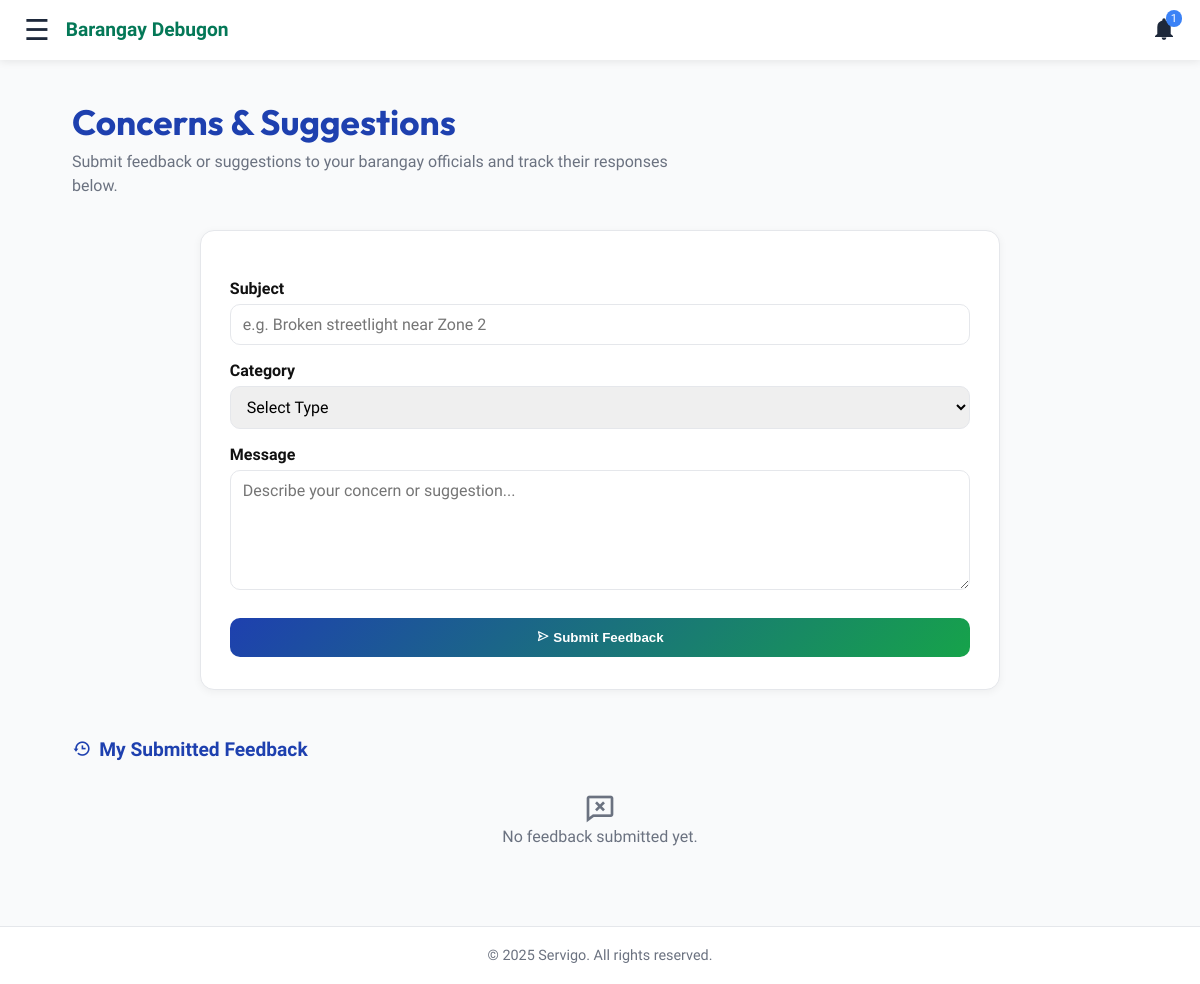
The page /Resident/feedbackPage.php (signed in) on the database as committed earlier.
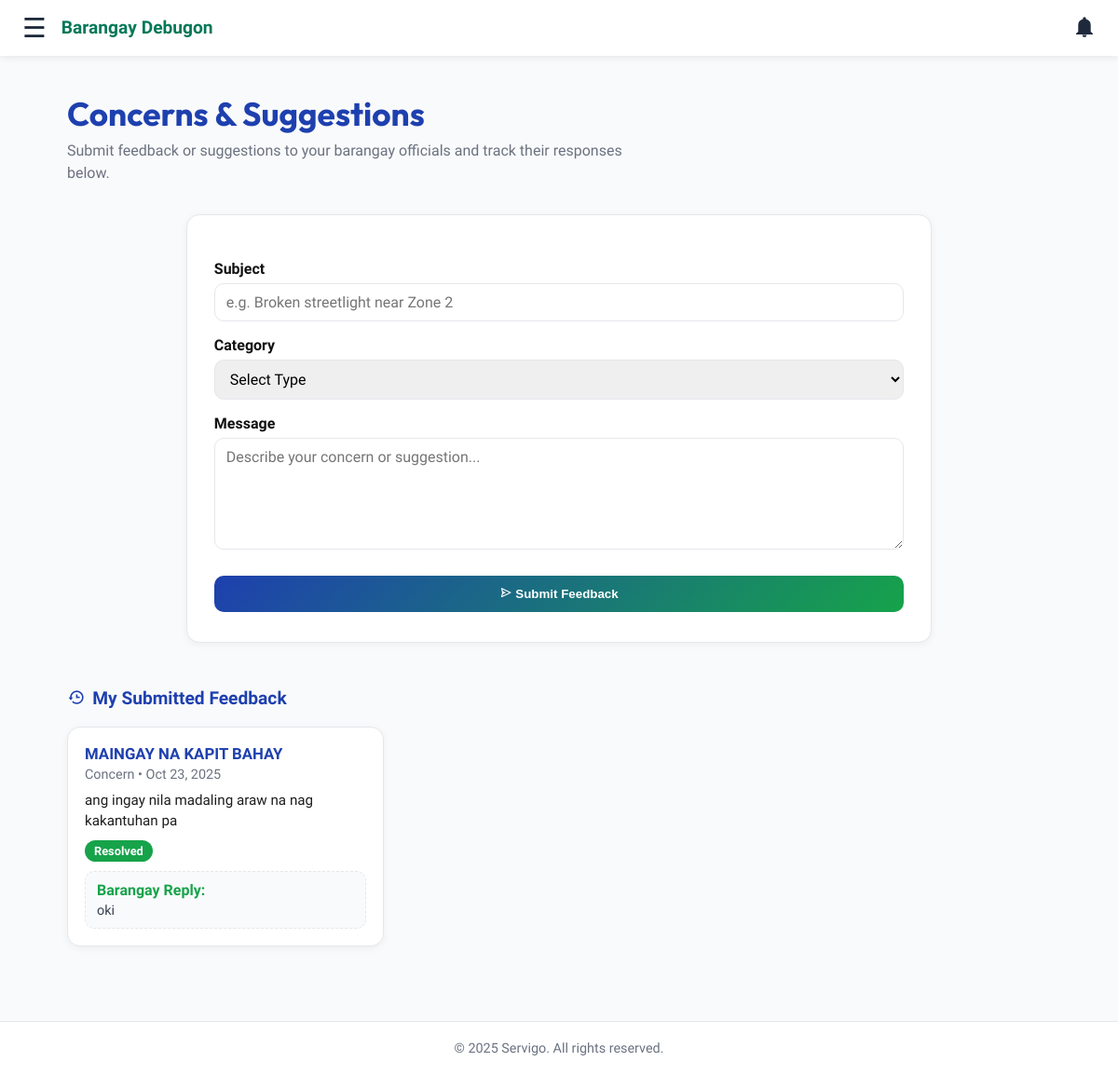
The same page on the database as committed later.
### tables this page shows
CREATE TABLE `barangay_feedback` (
  `id` int(11) NOT NULL,
  `resident_id` int(11) NOT NULL,
  `barangay_name` varchar(255) NOT NULL,
  `subject` varchar(255) NOT NULL,
  `message` text NOT NULL,
  `category` enum('Concern','Suggestion') NOT NULL,
  `status` enum('Pending','Resolved') DEFAULT 'Pending',
  `admin_reply` text DEFAULT NULL,
  `created_at` datetime DEFAULT current_timestamp()
);

### Resident/feedbackPage.php (the view, shortened to what this page needs)
<?php
include 'Components/topbar.php';
$resident_id = $_SESSION['sg_id'] ?? null;
$stmt = $conn->prepare("SELECT * FROM barangay_feedback WHERE resident_id=? ORDER BY created_at DESC");
$stmt->bind_param("i", $resident_id);
$stmt->execute();
$history = $stmt->get_result()->fetch_all(MYSQLI_ASSOC);
?>
<!DOCTYPE html>
<html lang="en">
<head>
<link href="https://unpkg.com/boxicons@2.1.4/css/boxicons.min.css" rel="stylesheet">
</head>
<body>
<div class="container-custom">
  <section class="hero">
    <h1>Concerns & Suggestions</h1>
    <p>Submit feedback or suggestions to your barangay officials and track their responses below.</p>
  </section>
  <form method="POST" class="feedback-card">
    <label>Subject</label>
    <input type="text" name="subject" placeholder="e.g. Broken streetlight near Zone 2" required>
    <label>Category</label>
    <select name="category" required>
      <option value="">Select Type</option>
    </select>
    <label>Message</label>
    <textarea name="message" placeholder="Describe your concern or suggestion..." required></textarea>
    <button type="submit"><i class='bx bx-send'></i> Submit Feedback</button>
  </form>
  <div class="section-title"><i class='bx bx-history'></i> My Submitted Feedback</div>
  <?php if(empty($history)): ?>
    <div class="no-feedback"><i class='bx bx-comment-x' style="font-size:2rem;"></i><br>No feedback submitted yet.</div>
  <?php else: ?>
    <div class="history-grid">
      <?php foreach($history as $f): ?>
        <div class="card">
          <div class="subject"><?=htmlspecialchars($f['subject'])?></div>
          <div class="info"><?=htmlspecialchars($f['category'])?> • <?=date("M d, Y", strtotime($f['created_at']))?></div>
          <div class="message"><?=htmlspecialchars($f['message'])?></div>
          <span class="status-badge status-<?=$f['status']?>"><?=$f['status']?></span>
          <?php if(!empty($f['admin_reply'])): ?>
          <div class="reply-box">
            <div class="reply-title">Barangay Reply:</div>
            <p><?=nl2br(htmlspecialchars($f['admin_reply']))?></p>
          </div>
          <?php endif; ?>
        </div>
      <?php endforeach; ?>
    </div>
  <?php endif; ?>
</div>
<footer style="background:#fff;color:var(--muted);font-size:0.9rem;padding:20px;text-align:center;border-top:1px solid var(--border);">
  © 2025 Servigo. All rights reserved.
</footer>
</body>
</html>

### Resident/Components/topbar.php (shortened to what this page needs)
<?php
require_once(__DIR__ . "/../../Database/connection.php");
$resident_id = $_SESSION['sg_id'];
$barangay    = $_SESSION['sg_brgy'];
$unreadCount = 0;
$stmt = $conn->prepare("
  SELECT id, title, message, link, is_read, created_at
  FROM notifications
  WHERE recipient_type='resident' AND recipient_id=? AND barangay_name=?
  ORDER BY created_at DESC LIMIT 20
");
$stmt->bind_param("is", $resident_id, $barangay);
$stmt->execute();
$result = $stmt->get_result();
while ($row = $result->fetch_assoc()) {
  if (!$row['is_read']) $unreadCount++;
}
?>
<!DOCTYPE html>
<html lang="en">
<head>
<link rel="stylesheet" href="https://cdn.jsdelivr.net/npm/bootstrap-icons@1.11.3/font/bootstrap-icons.min.css">
</head>
<body>
<header class="topbar">
  <div class="left-group">
    <button id="menu-toggle">&#9776;</button>
    <div class="title"><?= htmlspecialchars($barangay) ?></div>
  </div>
  <div class="bell" id="bell">
    <svg xmlns="http://www.w3.org/2000/svg" viewBox="0 0 24 24">
      <path d="M12 24a2.4 2.4 0 0 0 2.4-2.4h-4.8A2.4 2.4 0 0 0 12 24zm6.7-6V11a6.7 6.7 0 0 0-5-6.4V4a1.7 1.7 0 1 0-3.4 0v.6A6.7 6.7 0 0 0 5.3 11v7L3 20v1h18v-1l-2.3-2z"/>
    </svg>
    <?php if ($unreadCount > 0): ?>
      <div class="badge" id="badge"><?= $unreadCount ?></div>
    <?php endif; ?>
  </div>
</header>
</body>
</html>

### Resident/Components/topbar.php (style rules this page uses)
:root { --brand-green:#047857;--accent-blue:#3b82f6; --bg:#f9fafb;--text:#1e293b;--white:#fff;--muted:#64748b; --shadow:0 2px 8px rgba(0,0,0,.08);--radius:12px;--transition:.25s ease; }
* { margin:0;padding:0;box-sizing:border-box; }
body { font-family:"Parkinsans","Outfit",sans-serif;background:var(--bg);color:var(--text); }
.topbar { width:100%;background:var(--white);box-shadow:var(--shadow); display:flex;align-items:center;justify-content:space-between; padding:.8rem 1.5rem;position:sticky;top:0;z-index:1000; }
.left-group { display:flex;align-items:center;gap:1rem; }
#menu-toggle { background:none;border:none;font-size:1.8rem;color:var(--text);cursor:pointer; }
.title { font-size:1.2rem;font-weight:600;color:var(--brand-green); }
.bell { position:relative;cursor:pointer; }
.bell svg { width:24px;height:24px;fill:var(--text);transition:var(--transition); }
.badge { position:absolute;top:-6px;right:-6px;background:var(--accent-blue);color:#fff; font-size:.7rem;padding:2px 5px;border-radius:8px;animation:pulse 1.6s infinite; }

### Resident/feedbackPage.php (style rules this page uses)
:root { --brand:#1e40af;--accent:#16a34a;--muted:#6b7280; --border:#e5e7eb;--radius:14px;--bg:#f9fafb; }
body { background:var(--bg);color:#1e1e1e;font-family:"Parkinsans","Outfit",sans-serif;margin:0;padding:0; }
.container-custom { max-width:1400px;margin:auto;padding:40px 6vw 80px; }
.hero h1 { color:var(--brand);font-family:"Outfit";font-size:2.2rem;font-weight:700;margin-bottom:6px; }
.hero p { color:var(--muted);font-size:1rem;max-width:600px;line-height:1.5; }
.feedback-card { background:#fff;border:1px solid var(--border);border-radius:var(--radius); box-shadow:0 2px 8px rgba(0,0,0,.05);padding:2rem 1.8rem;max-width:800px;margin:auto;margin-top:2rem; }
.feedback-card label { display:block;font-weight:600;margin-top:16px;color:#111; }
.feedback-card input,.feedback-card select,.feedback-card textarea { width:100%;border:1px solid var(--border);border-radius:10px;padding:10px 12px;margin-top:6px; font-size:1rem;font-family:inherit;transition:border-color .2s; }
.feedback-card textarea { resize:vertical;min-height:120px; }
.feedback-card button { background:linear-gradient(135deg,var(--brand),var(--accent));color:#fff;border:none;padding:12px 18px; border-radius:10px;font-weight:600;cursor:pointer;margin-top:24px;width:100%;transition:opacity .2s; }
.section-title { margin-top:3rem;font-size:1.2rem;color:var(--brand);font-weight:700;display:flex;align-items:center;gap:8px; }
.history-grid { display:grid;gap:18px;grid-template-columns:repeat(auto-fill,minmax(320px,1fr));margin-top:1.2rem; }
.card { background:#fff;border:1px solid var(--border);border-radius:var(--radius); box-shadow:0 2px 8px rgba(0,0,0,.05);padding:18px;transition:.2s; }
.card .subject { font-weight:700;color:var(--brand);font-size:1.05rem;margin-bottom:4px; }
.card .info { color:var(--muted);font-size:.9rem;margin-bottom:8px; }
.card .message { color:#1e1e1e;font-size:.95rem;line-height:1.45;margin-bottom:10px; }
.status-badge { display:inline-block;padding:4px 10px;border-radius:999px;color:#fff;font-size:.8rem;font-weight:600; }
.status-Resolved { background:#16a34a; }
.reply-box { background:#f9fafb;border:1px dashed var(--border);border-radius:10px;padding:10px 12px;margin-top:10px; }
.reply-box p { margin:0;color:#374151;font-size:.9rem; }
.reply-title { color:var(--accent);font-weight:600;margin-bottom:4px; }
.no-feedback { text-align:center;color:var(--muted);margin-top:2rem;font-size:1rem; }

Rows that differ between the two databases and show on the page:
added barangay_feedback: subject "MAINGAY NA KAPIT BAHAY", category "Concern", created_at "Oct 23, 2025", message "ang ingay nila madaling araw na nag kakantuhan pa", status "Resolved", admin_reply "oki"
Other text that changed with them:
$unreadCount: "1" → (not shown)
text no longer shown: "No feedback submitted yet."
